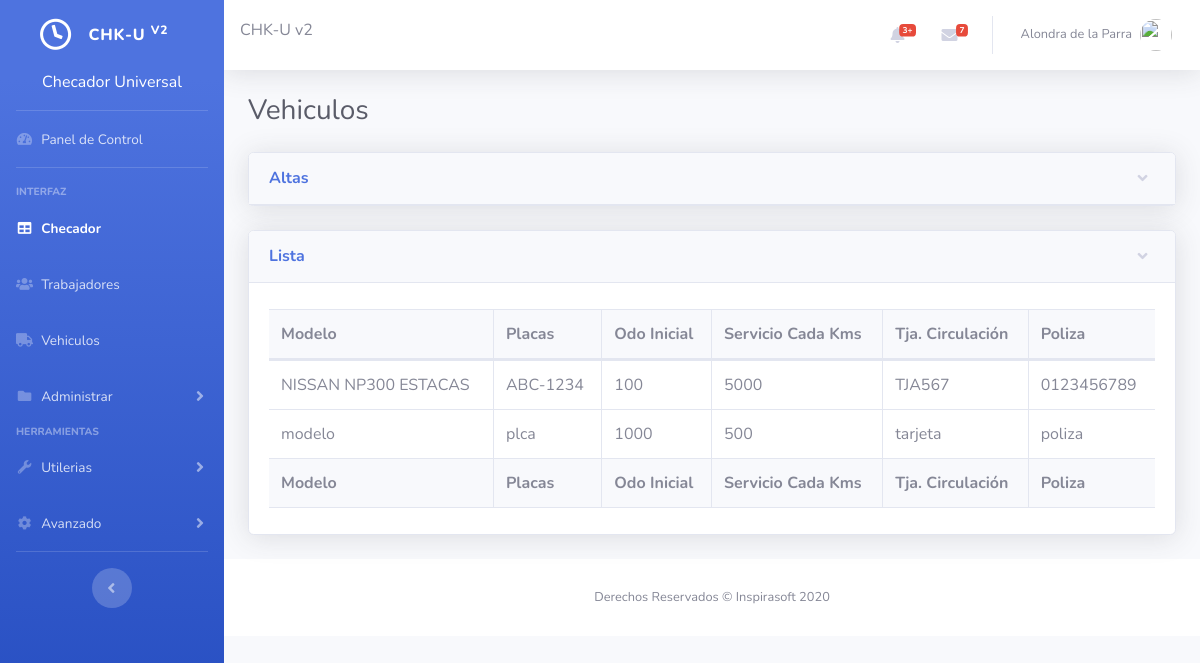
/unidades_copia.php, run on the app's committed database.
### tables this page shows
CREATE TABLE `unidades` (
  `id` int(5) NOT NULL,
  `modelo` varchar(25) DEFAULT NULL,
  `placas` varchar(10) DEFAULT NULL,
  `odometro_inicial` int(7) DEFAULT NULL,
  `servicio_cada` int(5) DEFAULT NULL,
  `tarjeta_circulacion` varchar(20) DEFAULT NULL,
  `poliza` varchar(20) DEFAULT NULL,
  `fecha_compra` date DEFAULT NULL,
  `notas` varchar(45) DEFAULT NULL,
  `estado_unidad` varchar(45) DEFAULT NULL
);

### unidades_copia.php (the view, shortened to what this page needs)
<?php
require_once "conecta_bdd.php";
?>
<!DOCTYPE html>
<html lang="en">
<head>
  <link href="vendor/fontawesome-free/css/all.min.css" rel="stylesheet" type="text/css">
  <link href="css/sb-admin-2.min.css" rel="stylesheet">
  <link href="vendor/datatables/dataTables.bootstrap4.min.css" rel="stylesheet">
</head>
<body id="page-top">
  <div id="wrapper">
    <?php include_once "sidebar.php";?>
    <div id="content-wrapper" class="d-flex flex-column">
      <div id="content">
        <?php include_once "navbar.php"; ?>
        <div class="container-fluid">
          <h1 class="h3 mb-4 text-gray-800">Vehiculos</h1>
              <div class="card shadow mb-4">
                <a href="#ALTAS" class="d-block card-header py-3" data-toggle="collapse" role="button" aria-expanded="true" aria-controls="collapseCardExample">
                  <h6 class="m-0 font-weight-bold text-primary">Altas</h6>
                </a>
              </div>
              <div class="card shadow mb-4">
                <a href="#LISTA" class="d-block card-header py-3" data-toggle="collapse" role="button" aria-expanded="true" aria-controls="collapseCardExample">
                  <h6 class="m-0 font-weight-bold text-primary">Lista</h6>
                </a>
                <div class="collapse show" id="LISTA">
                  <div class="card-body">
                    <div class="table-responsive">
                      <table class="table table-bordered" id="dataTable" width="100%" cellspacing="0">
                        <thead class="bg-light">
                          <tr>
                            <th>Modelo</th>
                            <th>Placas</th>
                            <th>Odo Inicial</th>
                            <th>Servicio Cada Kms</th>
                            <th>Tja. Circulación</th>
                            <th>Poliza</th>
                          </tr>
                        </thead>
                        <tfoot class="bg-light">
                          <tr>
                            <th>Modelo</th>
                            <th>Placas</th>
                            <th>Odo Inicial</th>
                            <th>Servicio Cada Kms</th>
                            <th>Tja. Circulación</th>
                            <th>Poliza</th>
                          </tr>
                        </tfoot>
                        <tbody>
                          <?php
                            $consulta=mysqli_query($conexion1,"SELECT * FROM unidades");
                            while($datos=mysqli_fetch_assoc($consulta)){
                                $modelo=$datos['modelo'];
                                $placas=$datos['placas'];
                                $odometro_inicial=$datos['odometro_inicial'];
                                $servicio_cada=$datos['servicio_cada'];
                                $tarjeta_circulacion=$datos['tarjeta_circulacion'];
                                $poliza=$datos['poliza'];
                                echo "<tr>";
                                echo "<td>$modelo</td>
                                      <td>$placas</td>
                                      <td>$odometro_inicial</td>
                                      <td>$servicio_cada</td>
                                      <td>$tarjeta_circulacion</td>
                                      <td>$poliza</td>";
                                echo "<tr>";
                            }
                          ?>
                        </tbody>
                      </table>
                    </div>
                  </div>
                </div>
              </div>
        </div>
      </div>
      <?php include_once "footer.php"; ?>
</body>
</html>

### data on the page
unidades: modelo "NISSAN NP300 ESTACAS", placas "ABC-1234", odometro_inicial "100", servicio_cada "5000", tarjeta_circulacion "TJA567", poliza "0123456789"
unidades: modelo "modelo", placas "plca", odometro_inicial "1000", servicio_cada "500", tarjeta_circulacion "tarjeta", poliza "poliza"
